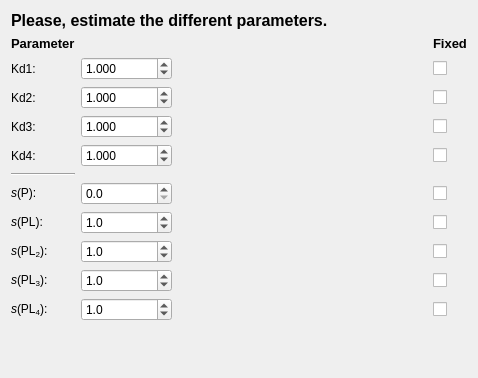
           <widget class="QWidget" name="scrollAreaWidgetContents_5">
            <property name="geometry">
             <rect>
              <x>0</x>
              <y>0</y>
              <width>478</width>
              <height>378</height>
             </rect>
            </property>
            <layout class="QGridLayout" name="gridLayout_47">
             <item row="0" column="0">
              <widget class="QLabel" name="label_68">
               <property name="font">
                <font>
                 <pointsize>12</pointsize>
                 <weight>75</weight>
                 <bold>true</bold>
                </font>
               </property>
               <property name="text">
                <string>Please, estimate the different parameters.</string>
               </property>
              </widget>
             </item>
             <item row="3" column="0">
              <layout class="QGridLayout" name="gridLayout_48">
               <item row="9" column="1">
                <widget class="QDoubleSpinBox" name="PL2_guess_four">
                 <property name="decimals">
                  <number>1</number>
                 </property>
                 <property name="maximum">
                  <double>4000000.000000000000000</double>
                 </property>
                 <property name="singleStep">
                  <double>0.100000000000000</double>
                 </property>
                 <property name="value">
                  <double>1.000000000000000</double>
                 </property>
                </widget>
               </item>
               <item row="7" column="4">
                <widget class="QCheckBox" name="P_check_four">
                 <property name="text">
                  <string/>
                 </property>
                </widget>
               </item>
               <item row="3" column="0">
                <widget class="QLabel" name="label_90">
                 <property name="text">
                  <string>Kd3:</string>
                 </property>
                </widget>
               </item>
               <item row="9" column="4">
                <widget class="QCheckBox" name="PL2_check_four">
                 <property name="text">
                  <string/>
                 </property>
                 <property name="tristate">
                  <bool>false</bool>
                 </property>
                </widget>
               </item>
               <item row="0" column="0">
                <widget class="QLabel" name="label_63">
                 <property name="font">
                  <font>
                   <pointsize>10</pointsize>
                   <weight>75</weight>
                   <bold>true</bold>
                  </font>
                 </property>
                 <property name="text">
                  <string>Parameter</string>
                 </property>
                </widget>
               </item>
               <item row="11" column="0">
                <widget class="QLabel" name="label_89">
                 <property name="text">
                  <string>&lt;I&gt;s&lt;/I&gt;(PL&lt;sub&gt;4&lt;/sub&gt;):</string>
                 </property>
                </widget>
               </item>
               <item row="2" column="4">
                <widget class="QCheckBox" name="kd2_check_four">
                 <property name="text">
                  <string/>
                 </property>
                </widget>
               </item>
               <item row="6" column="0">
                <widget class="Line" name="line_8">
                 <property name="orientation">
                  <enum>Qt::Horizontal</enum>
                 </property>
                </widget>
               </item>
               <item row="3" column="1">
                <widget class="QDoubleSpinBox" name="kd3_four">
                 <property name="suffix">
                  <string/>
                 </property>
                 <property name="decimals">
                  <number>3</number>
                 </property>
                 <property name="maximum">
                  <double>4000000.000000000000000</double>
                 </property>
                 <property name="value">
                  <double>1.000000000000000</double>
                 </property>
                </widget>
               </item>
               <item row="10" column="0">
                <widget class="QLabel" name="label_3">
                 <property name="text">
                  <string>&lt;I&gt;s&lt;/I&gt;(PL&lt;sub&gt;3&lt;/sub&gt;):</string>
                 </property>
                </widget>
               </item>
               <item row="8" column="4">
                <widget class="QCheckBox" name="PL_check_four">
                 <property name="text">
                  <string/>
                 </property>
                </widget>
               </item>
               <item row="9" column="0">
                <widget class="QLabel" name="end_label_4">
                 <property name="text">
                  <string>&lt;I&gt;s&lt;/I&gt;(PL&lt;sub&gt;2&lt;/sub&gt;):</string>
                 </property>
                </widget>
               </item>
               <item row="1" column="1">
                <widget class="QDoubleSpinBox" name="kd1_four">
                 <property name="suffix">
                  <string/>
                 </property>
                 <property name="decimals">
                  <number>3</number>
                 </property>
                 <property name="maximum">
                  <double>1000.000000000000000</double>
                 </property>
                 <property name="value">
                  <double>1.000000000000000</double>
                 </property>
                </widget>
               </item>
               <item row="11" column="1">
                <widget class="QDoubleSpinBox" name="PL4_guess_four">
                 <property name="decimals">
                  <number>1</number>
                 </property>
                 <property name="maximum">
                  <double>4000000.000000000000000</double>
                 </property>
                 <property name="singleStep">
                  <double>0.100000000000000</double>
                 </property>
                 <property name="value">
                  <double>1.000000000000000</double>
                 </property>
                </widget>
               </item>
               <item row="1" column="0">
                <widget class="QLabel" name="kd1_label_two_2">
                 <property name="text">
                  <string>Kd1: </string>
                 </property>
                </widget>
               </item>
               <item row="1" column="4">
                <widget class="QCheckBox" name="kd1_check_four">
                 <property name="text">
                  <string/>
                 </property>
                </widget>
               </item>
               <item row="10" column="1">
                <widget class="QDoubleSpinBox" name="PL3_guess_four">
                 <property name="decimals">
                  <number>1</number>
                 </property>
                 <property name="maximum">
                  <double>4000000.000000000000000</double>
                 </property>
                 <property name="singleStep">
                  <double>0.100000000000000</double>
                 </property>
                 <property name="value">
                  <double>1.000000000000000</double>
                 </property>
                </widget>
               </item>
               <item row="7" column="0">
                <widget class="QLabel" name="start_label_5">
                 <property name="text">
                  <string>&lt;I&gt;s&lt;/I&gt;(P):</string>
                 </property>
                </widget>
               </item>
               <item row="2" column="1">
                <widget class="QDoubleSpinBox" name="kd2_four">
                 <property name="suffix">
                  <string/>
                 </property>
                 <property name="decimals">
                  <number>3</number>
                 </property>
                 <property name="maximum">
                  <double>1000.000000000000000</double>
                 </property>
                 <property name="value">
                  <double>1.000000000000000</double>
                 </property>
                </widget>
               </item>
               <item row="1" column="2">
                <spacer name="horizontalSpacer_22">
                 <property name="orientation">
                  <enum>Qt::Horizontal</enum>
                 </property>
                 <property name="sizeHint" stdset="0">
                  <size>
                   <width>40</width>
                   <height>20</height>
                  </size>
                 </property>
                </spacer>
               </item>
               <item row="8" column="1">
                <widget class="QDoubleSpinBox" name="PL_guess_four">
                 <property name="decimals">
                  <number>1</number>
                 </property>
                 <property name="maximum">
                  <double>4000000.000000000000000</double>
                 </property>
                 <property name="singleStep">
                  <double>0.100000000000000</double>
                 </property>
                 <property name="value">
                  <double>1.000000000000000</double>
                 </property>
                </widget>
               </item>
               <item row="7" column="1">
                <widget class="QDoubleSpinBox" name="P_guess_four">
                 <property name="decimals">
                  <number>1</number>
                 </property>
                 <property name="maximum">
                  <double>4000000.000000000000000</double>
                 </property>
                 <property name="singleStep">
                  <double>0.100000000000000</double>
                 </property>
                </widget>
               </item>
               <item row="2" column="0">
                <widget class="QLabel" name="kd2_label_two_2">
                 <property name="text">
                  <string>Kd2: </string>
                 </property>
                </widget>
               </item>
               <item row="0" column="4">
                <widget class="QLabel" name="label_61">
                 <property name="font">
                  <font>
                   <pointsize>10</pointsize>
                   <weight>75</weight>
                   <bold>true</bold>
                  </font>
                 </property>
                 <property name="text">
                  <string>Fixed</string>
                 </property>
                </widget>
               </item>
               <item row="8" column="0">
                <widget class="QLabel" name="intermediate_label_3">
                 <property name="text">
                  <string>&lt;I&gt;s&lt;/I&gt;(PL):</string>
                 </property>
                </widget>
               </item>
               <item row="4" column="0">
                <widget class="QLabel" name="label_91">
                 <property name="text">
                  <string>Kd4:</string>
                 </property>
                </widget>
               </item>
               <item row="4" column="1">
                <widget class="QDoubleSpinBox" name="kd4_four">
                 <property name="suffix">
                  <string/>
                 </property>
                 <property name="decimals">
                  <number>3</number>
                 </property>
                 <property name="maximum">
                  <double>4000000.000000000000000</double>
                 </property>
                 <property name="value">
                  <double>1.000000000000000</double>
                 </property>
                </widget>
               </item>
               <item row="3" column="4">
                <widget class="QCheckBox" name="kd3_check_four">
                 <property name="text">
                  <string/>
                 </property>
                </widget>
               </item>
               <item row="4" column="4">
                <widget class="QCheckBox" name="kd4_check_four">
                 <property name="text">
                  <string/>
                 </property>
                </widget>
               </item>
               <item row="10" column="4">
                <widget class="QCheckBox" name="PL3_check_four">
                 <property name="text">
                  <string/>
                 </property>
                </widget>
               </item>
               <item row="11" column="4">
                <widget class="QCheckBox" name="PL4_check_four">
                 <property name="text">
                  <string/>
                 </property>
                </widget>
               </item>
              </layout>
             </item>
             <item row="4" column="0">
              <spacer name="verticalSpacer_10">
               <property name="orientation">
                <enum>Qt::Vertical</enum>
               </property>
               <property name="sizeHint" stdset="0">
                <size>
                 <width>20</width>
                 <height>40</height>
                </size>
               </property>
              </spacer>
             </item>
            </layout>
           </widget>
